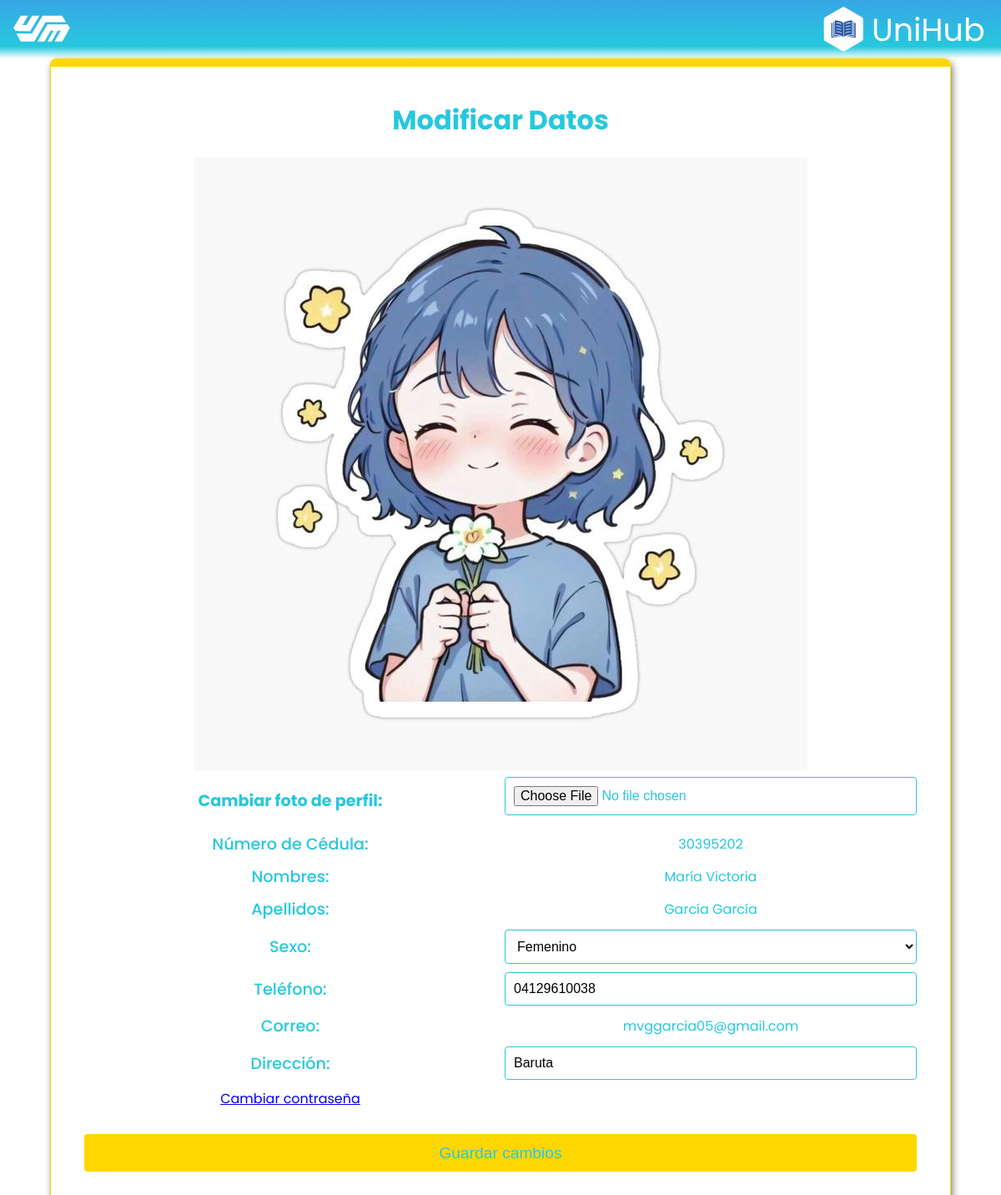
Before: /modificar_datos_profesor.php (signed in) with the older database file.
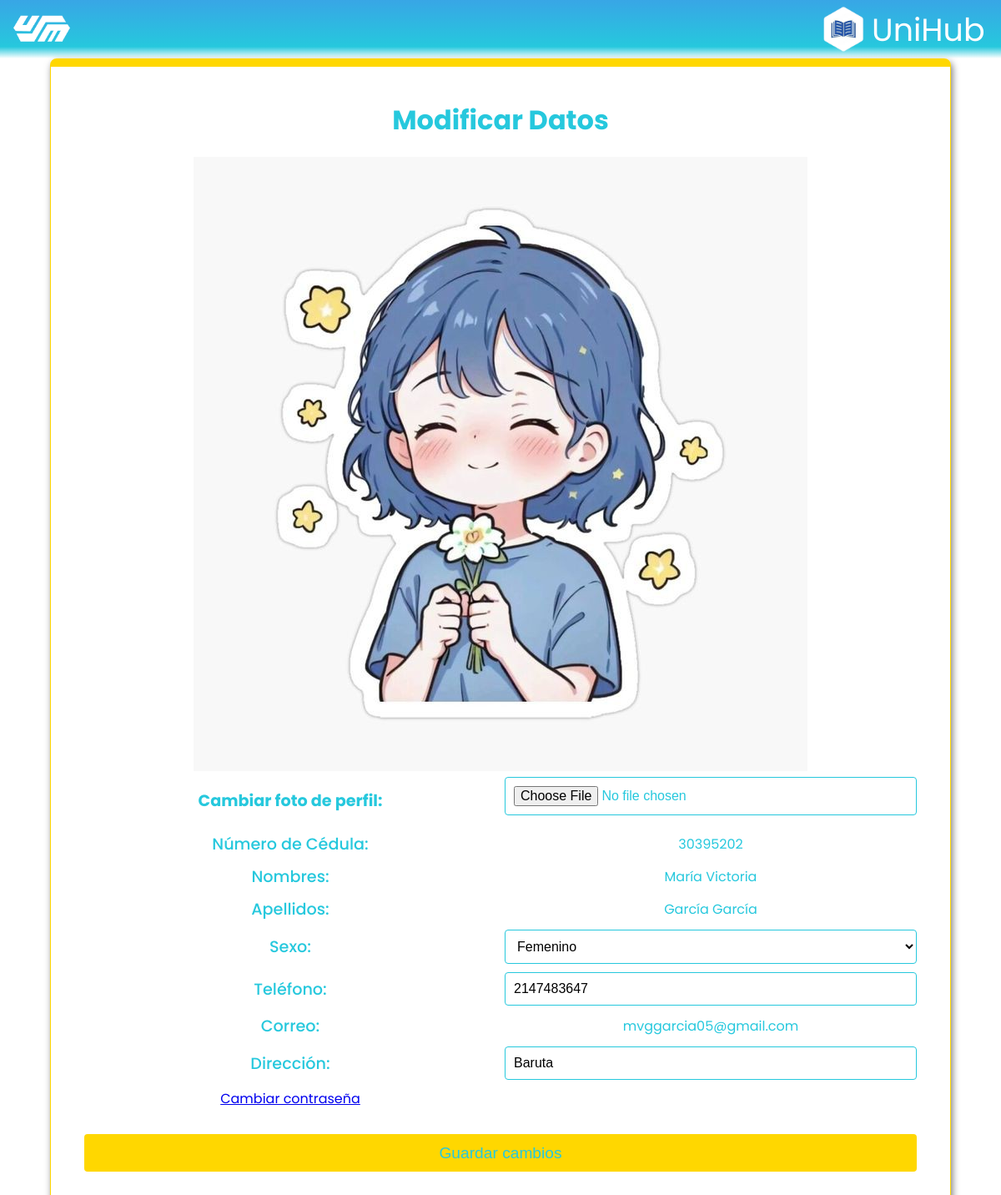
After: the same page with the newer database file.
### tables this page shows
CREATE TABLE IF NOT EXISTS `datos_usuario` (
  `id` int NOT NULL AUTO_INCREMENT,
  `usuario_id` int NOT NULL,
  `cedula` int DEFAULT NULL,
  `nombres` varchar(50) DEFAULT NULL,
  `apellidos` varchar(50) DEFAULT NULL,
  `sexo` varchar(10) DEFAULT NULL,
  `telefono` int DEFAULT NULL,
  `correo` varchar(50) DEFAULT NULL,
  `direccion` varchar(100) DEFAULT NULL,
  PRIMARY KEY (`id`),
  KEY `usuario_id` (`usuario_id`)
);

### modificar_datos_profesor.php (the view, shortened to what this page needs)
<?php
include 'conexion.php';
$id_usuario = $_SESSION['idusuario'];
$sql = "SELECT cedula, nombres, apellidos, sexo, telefono, correo, direccion
        FROM datos_usuario
        WHERE usuario_id = ?";
$stmt = $conn->prepare($sql);
$stmt->bind_param("i", $id_usuario);
$stmt->execute();
$result = $stmt->get_result();
if ($result->num_rows > 0) {
    $estudiante = $result->fetch_assoc();
} else {
    die("No se encontraron datos del usuario");
}
$sql_foto = "SELECT foto FROM fotousuario WHERE id_usuario = ?";
$stmt_foto = $conn->prepare($sql_foto);
$foto = "css/perfil.png";
if ($stmt_foto) {
    $stmt_foto->bind_param("i", $id_usuario);
    $stmt_foto->execute();
    $result_foto = $stmt_foto->get_result();
    if ($result_foto->num_rows > 0) {
        $row_foto = $result_foto->fetch_assoc();
        $foto = $row_foto['foto'];
    }
}
?>
<!DOCTYPE html>
<html lang="en">
<head>
    <link rel="stylesheet" href="css/style.css">
    <link rel="stylesheet" href="css/principalprofesor.css">
</head>
<body>
    <div class="cabecera">
        <button type="button" id="logoButton">
            <img src="css/logo.png" alt="Logo">
        </button>
        <div class="logoempresa">
            <img src="css/logounihubblanco.png" alt="Logo" class="logounihub">
            <p>UniHub</p>
        </div>
    </div>
    <div class="pagina">
        <div class="wecontainer">
            <h1>Modificar Datos</h1>
            <div class="perfil-container">
                <img src="<?php echo htmlspecialchars($foto); ?>" alt="Foto de perfil" class="perfil-foto" id="perfilFoto">
            </div>
            <form method="POST" action="" enctype="multipart/form-data">
                <div class="form">
                    <label for="foto" style="font-weight:bold;">Cambiar foto de perfil:</label>
                    <input type="file" name="foto" id="foto" accept="image/*" style="margin-bottom:10px;">
                    <label for="cedula">Número de Cédula:</label>
                    <p  id="cedula" name="cedula">
                        <?php echo isset($estudiante['cedula']) ? $estudiante['cedula'] : ''; ?>
                    </p>
                    <label for="nombres">Nombres:</label>
                    <p  id="nombres" name="nombres">
                    <?php echo isset($estudiante['nombres']) ? $estudiante['nombres'] : ''; ?>
                    </p>
                    <label for="apellidos">Apellidos:</label>
                    <p  id="apellidos" name="apellidos">
                        <?php echo isset($estudiante['apellidos']) ? $estudiante['apellidos'] : ''; ?>
                    </p>
                    <label for="sexo">Sexo:</label>
                    <select id="sexo" name="sexo"
                        class="<?php echo empty($_POST['sexo']) && $_SERVER["REQUEST_METHOD"] == "POST" ? 'error' : ''; ?>">
                        <option value="Femenino" <?php if (isset($estudiante['sexo']) && $estudiante['sexo'] == 'Femenino')
                            echo 'selected'; ?>>Femenino</option>
                    </select>
                    <label for="telefono">Teléfono:</label>
                    <input type="number" id="telefono" name="telefono"
                        value="<?php echo isset($estudiante['telefono']) ? $estudiante['telefono'] : ''; ?>"
                        class="<?php echo empty($_POST['telefono']) && $_SERVER["REQUEST_METHOD"] == "POST" ? 'error' : ''; ?>">
                    <label for="correo">Correo:</label>
                    <p  id="correo" name="correo">
                        <?php echo isset($estudiante['correo']) ? $estudiante['correo'] : ''; ?>
                    </p>
                    <label for="direccion">Dirección:</label>
                    <input type="text" id="direccion" name="direccion"
                        value="<?php echo isset($estudiante['direccion']) ? $estudiante['direccion'] : ''; ?>"
                        class="<?php echo empty($_POST['direccion']) && $_SERVER["REQUEST_METHOD"] == "POST" ? 'error' : ''; ?>">
                    <a href="forgotPassword.php">Cambiar contraseña</a>
                    <input type="submit" class="button" value="Guardar cambios">
                </div>
            </form>
        </div>
    </div>
</body>
</html>

Changed rows visible on the page:
changed datos_usuario "María Victoria": telefono "04129610038" → "2147483647"
